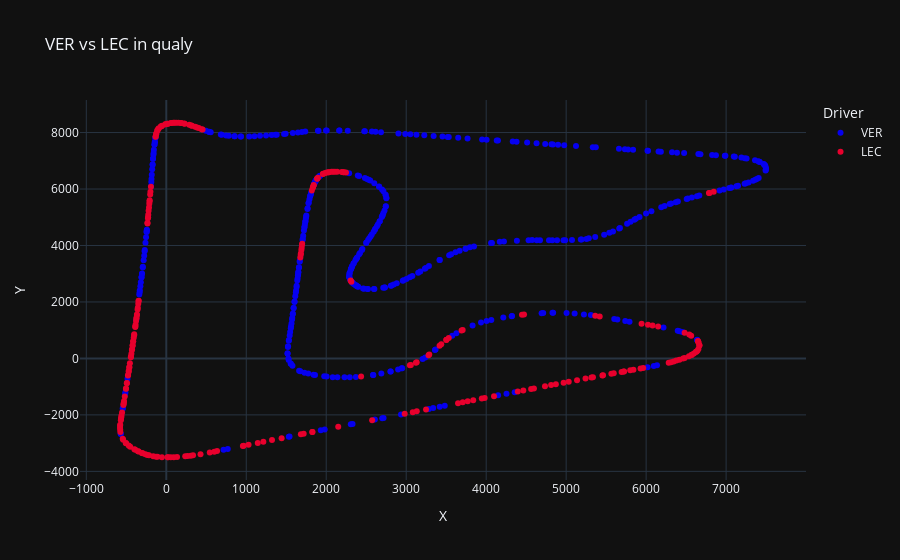

The code cell stored with this chart in its notebook:
### Code cell
# 2 fastest drivers of qualy comparison
px.scatter(qualy2, x='X', y='Y', color='Driver', color_discrete_map=colormap, title=f"{r1["Abbreviation"][0]} vs {r2["Abbreviation"][0]} in qualy", template="plotly_dark")

### Figure 1 — Plotly figure (JSON) as saved in the notebook; plotly's stock layout.template omitted (floating-point values rounded to 4 significant figures; data arrays with more than 128 entries replaced by an {"elided": "..."} marker saying what was removed)
{"data": [{"hovertemplate": "Driver=VER<br>X=%{x}<br>Y=%{y}<extra></extra>", "legendgroup": "VER", "marker": {"color": "#0600ef", "symbol": "circle"}, "mode": "markers", "name": "VER", "orientation": "v", "showlegend": true, "type": "scatter", "x": {"elided": "446 int values"}, "xaxis": "x", "y": {"elided": "446 int values"}, "yaxis": "y"}, {"hovertemplate": "Driver=LEC<br>X=%{x}<br>Y=%{y}<extra></extra>", "legendgroup": "LEC", "marker": {"color": "#e8002d", "symbol": "circle"}, "mode": "markers", "name": "LEC", "orientation": "v", "showlegend": true, "type": "scatter", "x": {"elided": "256 int values"}, "xaxis": "x", "y": {"elided": "256 int values"}, "yaxis": "y"}], "layout": {"legend": {"title": {"text": "Driver"}, "tracegroupgap": 0}, "title": {"text": "VER vs LEC in qualy"}, "xaxis": {"anchor": "y", "domain": [0, 1], "title": {"text": "X"}}, "yaxis": {"anchor": "x", "domain": [0, 1], "title": {"text": "Y"}}}}
